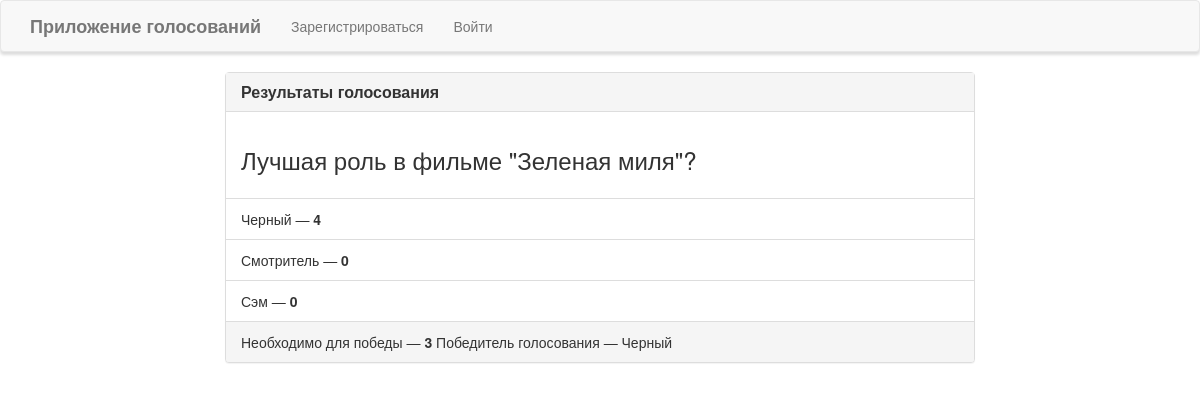
Page /results/1/ on the earlier database version.
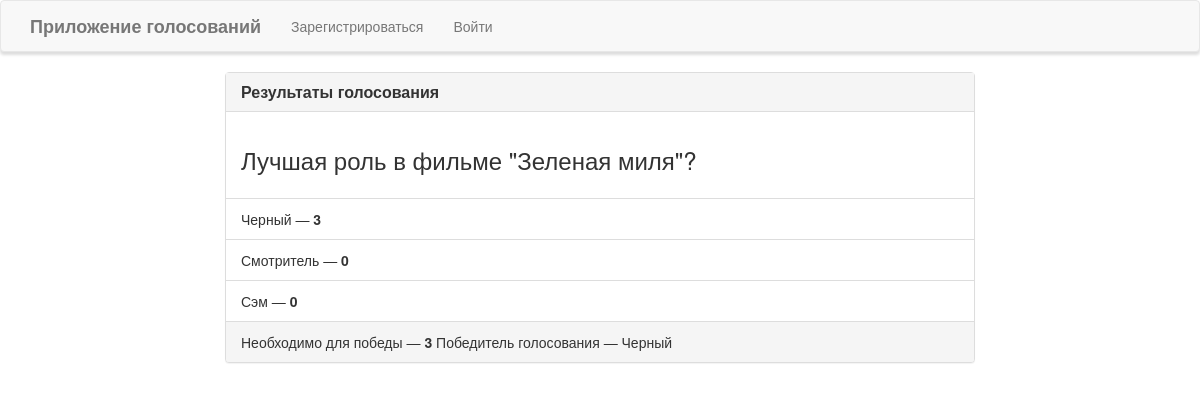
Same page on the later database version.
### poll/models.py (models this page shows, shortened)
class Answer(models.Model):
    answer = models.ForeignKey('Poll', on_delete=models.CASCADE)
    name = models.CharField(max_length=50)
    age = models.IntegerField()
    biography = models.TextField(blank=True)
    vote = models.IntegerField(default=0)

### poll/views.py (the view)
# urls.py: path('results/<int:poll_id>/', views.results, name='results'),#страница с результатами опроса
def results(request, poll_id):
    result = get_object_or_404(Poll, pk=poll_id)
    answers = Answer.objects.filter(answer_id=poll_id)
    for i in answers:
        if i.vote >= result.max_amount:
            result.winner = i.name
            result.is_published = False
            result.save()
    context = {
        'result': result,
        'answers': answers,
    }
    return render(request, 'poll/results.html', context=context)

### poll/templates/poll/results.html (shortened to what this page needs)
{% extends "poll/base.html" %}
{% block main %}
<div class="row">
    <div class="col-lg-8 col-lg-offset-2">
        <div class="panel panel-default">
            <div class="panel-heading">
                <h3 class="panel-title">Результаты голосования</h3>
            </div>
            <div class="panel-body">
                <h3>{{ result.question }}</h3>
            </div>
            <ul class="list-group">
                {% for answer in answers %}
                <li class="list-group-item">{{ answer.name }} &mdash; <strong>{{ answer.vote }}</strong></li>
                {% endfor %}
            </ul>
            <div class="panel-footer">
                Необходимо для победы &mdash; <strong>{{ result.max_amount }}</strong>
                {% if result.winner != 'Nobody' %}
                Победитель голосования &mdash; {{ result.winner }}
                {% endif %}
            </div>
        </div>
    </div>
</div>
{% endblock %}

Differences in the rows shown:
changed Answer "Черный": vote "4" → "3"
